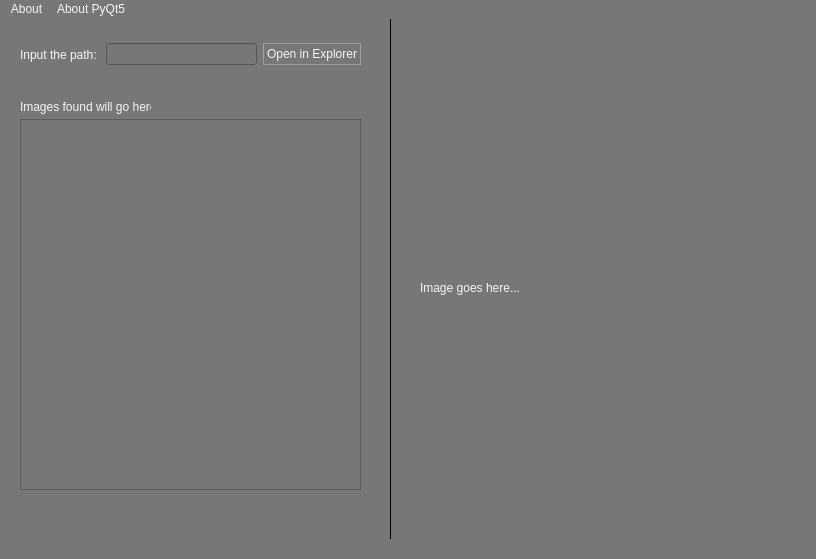
<?xml version="1.0" encoding="UTF-8"?>
<ui version="4.0">
 <author>0xBooper | epikbooperia</author>
 <class>MainWindow</class>
 <widget class="QMainWindow" name="MainWindow">
  <property name="geometry">
   <rect>
    <x>0</x>
    <y>0</y>
    <width>816</width>
    <height>559</height>
   </rect>
  </property>
  <property name="sizePolicy">
   <sizepolicy hsizetype="Expanding" vsizetype="Preferred">
    <horstretch>0</horstretch>
    <verstretch>0</verstretch>
   </sizepolicy>
  </property>
  <property name="windowTitle">
   <string>ImageSee</string>
  </property>
  <property name="layoutDirection">
   <enum>Qt::LeftToRight</enum>
  </property>
  <property name="styleSheet">
   <string notr="true">background-color: #777;
color: whitesmoke;</string>
  </property>
  <widget class="QWidget" name="centralwidget">
   <property name="sizePolicy">
    <sizepolicy hsizetype="Preferred" vsizetype="Preferred">
     <horstretch>0</horstretch>
     <verstretch>0</verstretch>
    </sizepolicy>
   </property>
   <property name="layoutDirection">
    <enum>Qt::LeftToRight</enum>
   </property>
   <widget class="Line" name="line">
    <property name="geometry">
     <rect>
      <x>390</x>
      <y>0</y>
      <width>1</width>
      <height>520</height>
     </rect>
    </property>
    <property name="sizePolicy">
     <sizepolicy hsizetype="Preferred" vsizetype="Preferred">
      <horstretch>0</horstretch>
      <verstretch>0</verstretch>
     </sizepolicy>
    </property>
    <property name="layoutDirection">
     <enum>Qt::LeftToRight</enum>
    </property>
    <property name="styleSheet">
     <string notr="true">background-color: black;</string>
    </property>
    <property name="orientation">
     <enum>Qt::Vertical</enum>
    </property>
   </widget>
   <widget class="QLabel" name="image_label">
    <property name="geometry">
     <rect>
      <x>400</x>
      <y>0</y>
      <width>391</width>
      <height>491</height>
     </rect>
    </property>
    <property name="styleSheet">
     <string notr="true">text-align: center;</string>
    </property>
    <property name="text">
     <string/>
    </property>
   </widget>
   <widget class="QWidget" name="horizontalLayoutWidget">
    <property name="geometry">
     <rect>
      <x>20</x>
      <y>10</y>
      <width>341</width>
      <height>51</height>
     </rect>
    </property>
    <layout class="QHBoxLayout" name="file_selection_layout">
     <item>
      <widget class="QLabel" name="file_selection_label">
       <property name="text">
        <string>Input the path: </string>
       </property>
      </widget>
     </item>
     <item>
      <widget class="QLineEdit" name="lineEdit"/>
     </item>
     <item>
      <widget class="QPushButton" name="explorer_open">
       <property name="toolTip">
        <string>Click to find in Explorer</string>
       </property>
       <property name="styleSheet">
        <string notr="true">color: whitesmoke;
border: 1px solid #9f9f9f;
padding: 3px;
border-radius: 1px;</string>
       </property>
       <property name="text">
        <string>Open in Explorer</string>
       </property>
       <property name="icon">
        <iconset theme="a"/>
       </property>
       <property name="autoDefault">
        <bool>false</bool>
       </property>
       <property name="default">
        <bool>false</bool>
       </property>
       <property name="flat">
        <bool>true</bool>
       </property>
      </widget>
     </item>
    </layout>
   </widget>
   <widget class="QListView" name="image_list">
    <property name="geometry">
     <rect>
      <x>20</x>
      <y>100</y>
      <width>341</width>
      <height>371</height>
     </rect>
    </property>
   </widget>
   <widget class="QLabel" name="label">
    <property name="geometry">
     <rect>
      <x>20</x>
      <y>80</y>
      <width>131</width>
      <height>16</height>
     </rect>
    </property>
    <property name="text">
     <string>Images found will go here.</string>
    </property>
   </widget>
   <widget class="QLabel" name="image_placeholder_label">
    <property name="geometry">
     <rect>
      <x>420</x>
      <y>230</y>
      <width>391</width>
      <height>78</height>
     </rect>
    </property>
    <property name="text">
     <string>Image goes here...</string>
    </property>
   </widget>
  </widget>
  <widget class="QMenuBar" name="menubar">
   <property name="geometry">
    <rect>
     <x>0</x>
     <y>0</y>
     <width>816</width>
     <height>21</height>
    </rect>
   </property>
   <property name="sizePolicy">
    <sizepolicy hsizetype="Preferred" vsizetype="Minimum">
     <horstretch>0</horstretch>
     <verstretch>0</verstretch>
    </sizepolicy>
   </property>
   <widget class="QMenu" name="menuAbout">
    <property name="title">
     <string>About</string>
    </property>
   </widget>
   <widget class="QMenu" name="menuAbout_PyQt5">
    <property name="title">
     <string>About PyQt5</string>
    </property>
   </widget>
   <addaction name="menuAbout"/>
   <addaction name="menuAbout_PyQt5"/>
  </widget>
 </widget>
 <resources/>
 <connections/>
</ui>
